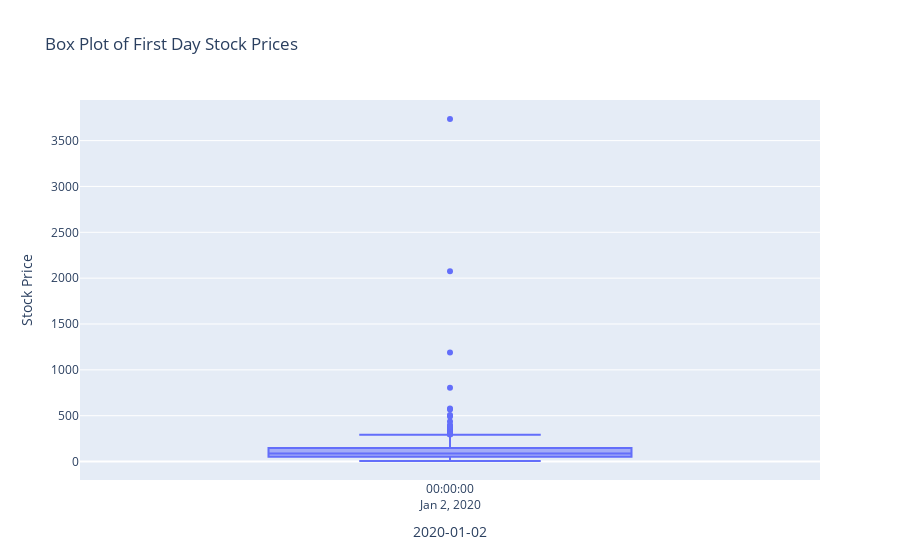

Write notebook code for a chart like this one.
### Code cell
fig = px.box(first_day_data_sp500.dropna(), title='Box Plot of First Day Stock Prices')
fig.update_traces(hovertemplate='Ticker: %{x}<br>Price: %{y}')
fig.update_layout(yaxis_title='Stock Price', xaxis_title='2020-01-02')
fig.show()

### Figure 1 — Plotly figure (JSON) as saved in the notebook; plotly's stock layout.template omitted (floating-point values rounded to 4 significant figures; data arrays with more than 128 entries replaced by an {"elided": "..."} marker saying what was removed)
{"data": [{"alignmentgroup": "True", "hovertemplate": "Ticker: %{x}<br>Price: %{y}", "legendgroup": "", "marker": {"color": "#636efa"}, "name": "", "notched": false, "offsetgroup": "", "orientation": "v", "showlegend": false, "type": "box", "x": {"elided": "490 str values"}, "x0": " ", "xaxis": "x", "y": {"elided": "490 float values"}, "y0": " ", "yaxis": "y"}], "layout": {"boxmode": "group", "legend": {"tracegroupgap": 0}, "title": {"text": "Box Plot of First Day Stock Prices"}, "xaxis": {"anchor": "y", "domain": [0, 1], "title": {"text": "2020-01-02"}}, "yaxis": {"anchor": "x", "domain": [0, 1], "title": {"text": "Stock Price"}}}}
